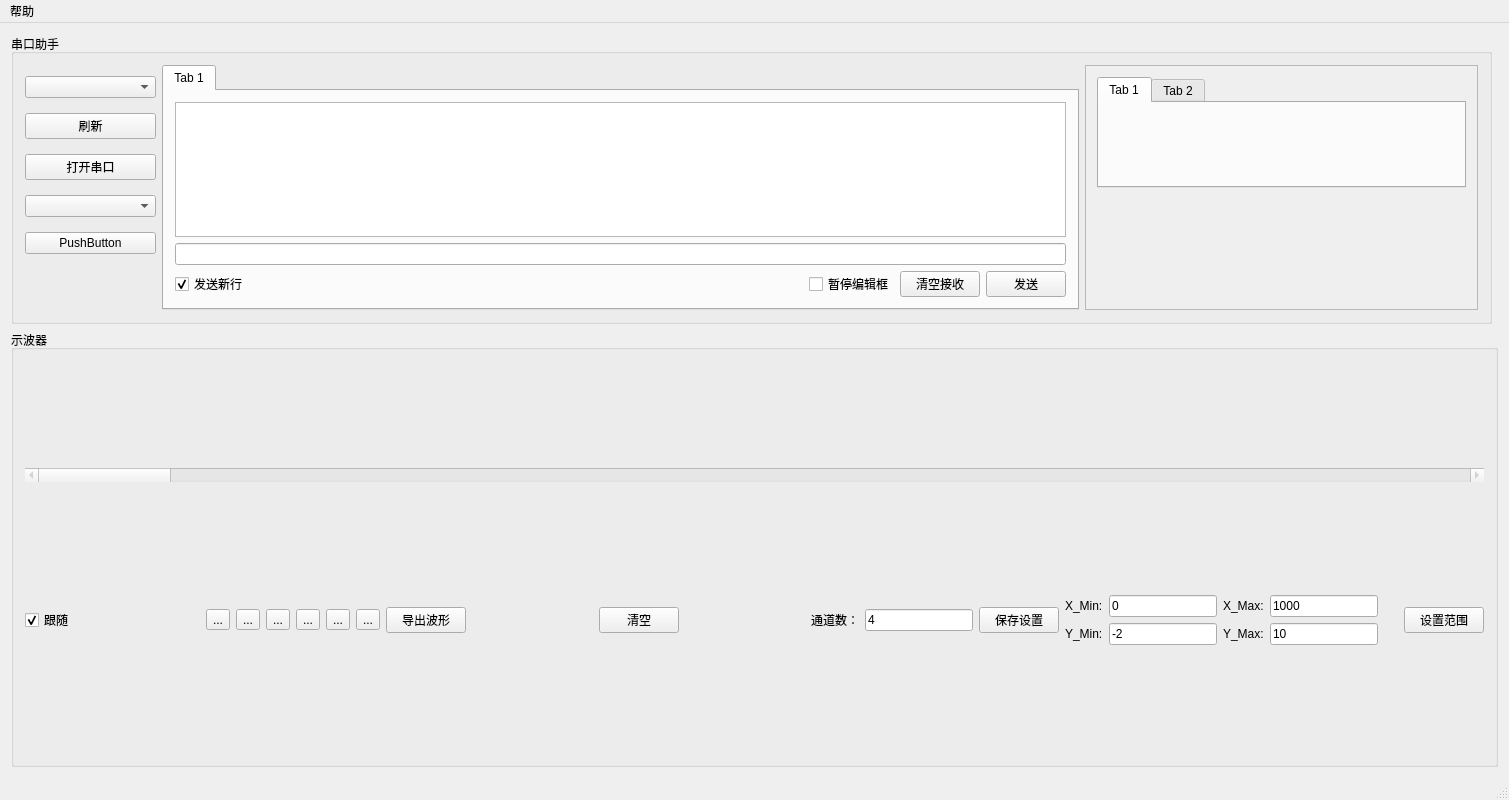
<?xml version="1.0" encoding="UTF-8"?>
<ui version="4.0">
 <class>MainWindow</class>
 <widget class="QMainWindow" name="MainWindow">
  <property name="geometry">
   <rect>
    <x>0</x>
    <y>0</y>
    <width>1509</width>
    <height>800</height>
   </rect>
  </property>
  <property name="sizePolicy">
   <sizepolicy hsizetype="Preferred" vsizetype="Expanding">
    <horstretch>0</horstretch>
    <verstretch>0</verstretch>
   </sizepolicy>
  </property>
  <property name="windowTitle">
   <string>BuptSmartRobot</string>
  </property>
  <property name="windowIcon">
   <iconset>
    <normalon>:/new/prefix1/aaa.jpg</normalon>
   </iconset>
  </property>
  <widget class="QWidget" name="centralWidget">
   <layout class="QGridLayout" name="gridLayout" rowstretch="1,10" columnstretch="0,0">
    <item row="1" column="0" colspan="2">
     <widget class="QGroupBox" name="groupBox">
      <property name="sizePolicy">
       <sizepolicy hsizetype="Preferred" vsizetype="Expanding">
        <horstretch>0</horstretch>
        <verstretch>0</verstretch>
       </sizepolicy>
      </property>
      <property name="title">
       <string>示波器</string>
      </property>
      <layout class="QVBoxLayout" name="verticalLayout_2">
       <item>
        <layout class="QVBoxLayout" name="verticalLayout">
         <property name="sizeConstraint">
          <enum>QLayout::SetMinAndMaxSize</enum>
         </property>
        </layout>
       </item>
       <item>
        <widget class="QScrollBar" name="horizontalScrollBar">
         <property name="enabled">
          <bool>false</bool>
         </property>
         <property name="maximum">
          <number>99</number>
         </property>
         <property name="value">
          <number>0</number>
         </property>
         <property name="orientation">
          <enum>Qt::Horizontal</enum>
         </property>
        </widget>
       </item>
       <item>
        <layout class="QHBoxLayout" name="horizontalLayout">
         <item>
          <widget class="QCheckBox" name="checkBox">
           <property name="sizePolicy">
            <sizepolicy hsizetype="Fixed" vsizetype="Fixed">
             <horstretch>0</horstretch>
             <verstretch>0</verstretch>
            </sizepolicy>
           </property>
           <property name="text">
            <string>跟随</string>
           </property>
           <property name="checked">
            <bool>true</bool>
           </property>
           <property name="tristate">
            <bool>false</bool>
           </property>
          </widget>
         </item>
         <item>
          <spacer name="horizontalSpacer_3">
           <property name="orientation">
            <enum>Qt::Horizontal</enum>
           </property>
           <property name="sizeType">
            <enum>QSizePolicy::MinimumExpanding</enum>
           </property>
           <property name="sizeHint" stdset="0">
            <size>
             <width>40</width>
             <height>20</height>
            </size>
           </property>
          </spacer>
         </item>
         <item>
          <widget class="QToolButton" name="toolButton_X_bigger">
           <property name="text">
            <string>...</string>
           </property>
           <property name="icon">
            <iconset resource="image.qrc">
             <normaloff>:/new/prefix1/Xscale_bigger.png</normaloff>:/new/prefix1/Xscale_bigger.png</iconset>
           </property>
          </widget>
         </item>
         <item>
          <widget class="QToolButton" name="toolButton_X_smaller">
           <property name="text">
            <string>...</string>
           </property>
           <property name="icon">
            <iconset resource="image.qrc">
             <normaloff>:/new/prefix1/Xscale_smaller.png</normaloff>:/new/prefix1/Xscale_smaller.png</iconset>
           </property>
          </widget>
         </item>
         <item>
          <widget class="QToolButton" name="toolButton_bigger">
           <property name="text">
            <string>...</string>
           </property>
           <property name="icon">
            <iconset resource="image.qrc">
             <normaloff>:/new/prefix1/magnifying39.png</normaloff>:/new/prefix1/magnifying39.png</iconset>
           </property>
          </widget>
         </item>
         <item>
          <widget class="QToolButton" name="toolButton_smaller">
           <property name="text">
            <string>...</string>
           </property>
           <property name="icon">
            <iconset resource="image.qrc">
             <normaloff>:/new/prefix1/zoom9.png</normaloff>:/new/prefix1/zoom9.png</iconset>
           </property>
          </widget>
         </item>
         <item>
          <widget class="QToolButton" name="toolButton_normal">
           <property name="text">
            <string>...</string>
           </property>
           <property name="icon">
            <iconset resource="image.qrc">
             <normaloff>:/new/prefix1/cross54.png</normaloff>:/new/prefix1/cross54.png</iconset>
           </property>
          </widget>
         </item>
         <item>
          <widget class="QToolButton" name="toolButton_pull">
           <property name="text">
            <string>...</string>
           </property>
           <property name="icon">
            <iconset resource="image.qrc">
             <normaloff>:/new/prefix1/click.png</normaloff>:/new/prefix1/click.png</iconset>
           </property>
          </widget>
         </item>
         <item>
          <widget class="QPushButton" name="pushButton_save_wave">
           <property name="text">
            <string>导出波形</string>
           </property>
          </widget>
         </item>
         <item>
          <spacer name="horizontalSpacer_4">
           <property name="orientation">
            <enum>Qt::Horizontal</enum>
           </property>
           <property name="sizeType">
            <enum>QSizePolicy::MinimumExpanding</enum>
           </property>
           <property name="sizeHint" stdset="0">
            <size>
             <width>40</width>
             <height>20</height>
            </size>
           </property>
          </spacer>
         </item>
         <item>
          <layout class="QHBoxLayout" name="horizontalLayout_2"/>
         </item>
         <item>
          <widget class="QPushButton" name="pushButton_clear_wave">
           <property name="text">
            <string>清空</string>
           </property>
          </widget>
         </item>
         <item>
          <spacer name="horizontalSpacer_2">
           <property name="orientation">
            <enum>Qt::Horizontal</enum>
           </property>
           <property name="sizeType">
            <enum>QSizePolicy::MinimumExpanding</enum>
           </property>
           <property name="sizeHint" stdset="0">
            <size>
             <width>40</width>
             <height>20</height>
            </size>
           </property>
          </spacer>
         </item>
         <item>
          <widget class="QLabel" name="label_5">
           <property name="text">
            <string>通道数：</string>
           </property>
          </widget>
         </item>
         <item>
          <widget class="QLineEdit" name="lineEdit_wave_num">
           <property name="sizePolicy">
            <sizepolicy hsizetype="Maximum" vsizetype="Fixed">
             <horstretch>0</horstretch>
             <verstretch>0</verstretch>
            </sizepolicy>
           </property>
           <property name="inputMask">
            <string/>
           </property>
           <property name="text">
            <string>4</string>
           </property>
          </widget>
         </item>
         <item>
          <widget class="QPushButton" name="pushButton_save">
           <property name="text">
            <string>保存设置</string>
           </property>
          </widget>
         </item>
         <item>
          <layout class="QGridLayout" name="gridLayout_6">
           <property name="rightMargin">
            <number>20</number>
           </property>
           <item row="1" column="0">
            <widget class="QLabel" name="label_3">
             <property name="sizePolicy">
              <sizepolicy hsizetype="Fixed" vsizetype="Preferred">
               <horstretch>0</horstretch>
               <verstretch>0</verstretch>
              </sizepolicy>
             </property>
             <property name="text">
              <string>Y_Min:</string>
             </property>
            </widget>
           </item>
           <item row="1" column="3">
            <widget class="QLineEdit" name="lineEdit_ymax">
             <property name="sizePolicy">
              <sizepolicy hsizetype="Fixed" vsizetype="Fixed">
               <horstretch>0</horstretch>
               <verstretch>0</verstretch>
              </sizepolicy>
             </property>
             <property name="text">
              <string>10</string>
             </property>
            </widget>
           </item>
           <item row="0" column="2">
            <widget class="QLabel" name="label_2">
             <property name="text">
              <string>X_Max:</string>
             </property>
            </widget>
           </item>
           <item row="0" column="3">
            <widget class="QLineEdit" name="lineEdit_xmax">
             <property name="text">
              <string>1000</string>
             </property>
            </widget>
           </item>
           <item row="1" column="2">
            <widget class="QLabel" name="label">
             <property name="sizePolicy">
              <sizepolicy hsizetype="Fixed" vsizetype="Preferred">
               <horstretch>0</horstretch>
               <verstretch>0</verstretch>
              </sizepolicy>
             </property>
             <property name="text">
              <string>Y_Max:</string>
             </property>
            </widget>
           </item>
           <item row="1" column="1">
            <widget class="QLineEdit" name="lineEdit_ymin">
             <property name="sizePolicy">
              <sizepolicy hsizetype="Fixed" vsizetype="Fixed">
               <horstretch>0</horstretch>
               <verstretch>0</verstretch>
              </sizepolicy>
             </property>
             <property name="text">
              <string>-2</string>
             </property>
            </widget>
           </item>
           <item row="0" column="0">
            <widget class="QLabel" name="label_4">
             <property name="text">
              <string>X_Min:</string>
             </property>
            </widget>
           </item>
           <item row="0" column="1">
            <widget class="QLineEdit" name="lineEdit_xmin">
             <property name="text">
              <string>0</string>
             </property>
            </widget>
           </item>
          </layout>
         </item>
         <item>
          <widget class="QPushButton" name="pushButton_set_range">
           <property name="sizePolicy">
            <sizepolicy hsizetype="Fixed" vsizetype="Fixed">
             <horstretch>0</horstretch>
             <verstretch>0</verstretch>
            </sizepolicy>
           </property>
           <property name="text">
            <string>设置范围</string>
           </property>
          </widget>
         </item>
        </layout>
       </item>
      </layout>
     </widget>
    </item>
    <item row="0" column="0">
     <widget class="QGroupBox" name="groupBox_2">
      <property name="sizePolicy">
       <sizepolicy hsizetype="Preferred" vsizetype="Maximum">
        <horstretch>0</horstretch>
        <verstretch>0</verstretch>
       </sizepolicy>
      </property>
      <property name="styleSheet">
       <string notr="true"/>
      </property>
      <property name="title">
       <string>串口助手</string>
      </property>
      <layout class="QGridLayout" name="gridLayout_7" columnstretch="1,7,3">
       <item row="0" column="0">
        <layout class="QVBoxLayout" name="verticalLayout_5">
         <property name="spacing">
          <number>4</number>
         </property>
         <item>
          <widget class="QComboBox" name="comboBox">
           <property name="layoutDirection">
            <enum>Qt::LeftToRight</enum>
           </property>
           <property name="autoFillBackground">
            <bool>false</bool>
           </property>
          </widget>
         </item>
         <item>
          <widget class="QPushButton" name="pushButton_fresh">
           <property name="text">
            <string>刷新</string>
           </property>
          </widget>
         </item>
         <item>
          <widget class="QPushButton" name="pushButton_open">
           <property name="text">
            <string>打开串口</string>
           </property>
          </widget>
         </item>
         <item>
          <widget class="QComboBox" name="comboBox_baudrate">
           <property name="editable">
            <bool>false</bool>
           </property>
           <property name="currentText">
            <string/>
           </property>
           <property name="currentIndex">
            <number>-1</number>
           </property>
          </widget>
         </item>
         <item>
          <widget class="QPushButton" name="pushButton">
           <property name="text">
            <string>PushButton</string>
           </property>
          </widget>
         </item>
         <item>
          <spacer name="verticalSpacer">
           <property name="orientation">
            <enum>Qt::Vertical</enum>
           </property>
           <property name="sizeType">
            <enum>QSizePolicy::Preferred</enum>
           </property>
           <property name="sizeHint" stdset="0">
            <size>
             <width>20</width>
             <height>40</height>
            </size>
           </property>
          </spacer>
         </item>
        </layout>
       </item>
       <item row="0" column="1">
        <layout class="QVBoxLayout" name="verticalLayout_6">
         <item>
          <widget class="QTabWidget" name="tabWidget">
           <property name="sizePolicy">
            <sizepolicy hsizetype="Expanding" vsizetype="Expanding">
             <horstretch>0</horstretch>
             <verstretch>0</verstretch>
            </sizepolicy>
           </property>
           <property name="currentIndex">
            <number>0</number>
           </property>
           <widget class="QWidget" name="tab">
            <attribute name="title">
             <string>Tab 1</string>
            </attribute>
            <layout class="QVBoxLayout" name="verticalLayout_3">
             <item>
              <widget class="QTextEdit" name="textEdit">
               <property name="sizePolicy">
                <sizepolicy hsizetype="Expanding" vsizetype="Maximum">
                 <horstretch>0</horstretch>
                 <verstretch>0</verstretch>
                </sizepolicy>
               </property>
              </widget>
             </item>
             <item>
              <widget class="QLineEdit" name="lineEdit_send">
               <property name="sizePolicy">
                <sizepolicy hsizetype="Expanding" vsizetype="Maximum">
                 <horstretch>0</horstretch>
                 <verstretch>0</verstretch>
                </sizepolicy>
               </property>
              </widget>
             </item>
             <item>
              <layout class="QHBoxLayout" name="horizontalLayout_3">
               <item>
                <widget class="QCheckBox" name="checkBox_send_newline">
                 <property name="text">
                  <string>发送新行</string>
                 </property>
                 <property name="checked">
                  <bool>true</bool>
                 </property>
                </widget>
               </item>
               <item>
                <spacer name="horizontalSpacer">
                 <property name="orientation">
                  <enum>Qt::Horizontal</enum>
                 </property>
                 <property name="sizeHint" stdset="0">
                  <size>
                   <width>40</width>
                   <height>20</height>
                  </size>
                 </property>
                </spacer>
               </item>
               <item>
                <widget class="QCheckBox" name="checkBox_pause">
                 <property name="text">
                  <string>暂停编辑框</string>
                 </property>
                </widget>
               </item>
               <item>
                <widget class="QPushButton" name="pushButton_clear">
                 <property name="text">
                  <string>清空接收</string>
                 </property>
                </widget>
               </item>
               <item>
                <widget class="QPushButton" name="pushButton_send">
                 <property name="text">
                  <string>发送</string>
                 </property>
                </widget>
               </item>
              </layout>
             </item>
            </layout>
           </widget>
          </widget>
         </item>
        </layout>
       </item>
       <item row="0" column="2">
        <layout class="QVBoxLayout" name="verticalLayout_7">
         <item>
          <widget class="QScrollArea" name="scrollArea">
           <property name="sizePolicy">
            <sizepolicy hsizetype="Expanding" vsizetype="Expanding">
             <horstretch>0</horstretch>
             <verstretch>0</verstretch>
            </sizepolicy>
           </property>
           <property name="minimumSize">
            <size>
             <width>0</width>
             <height>245</height>
            </size>
           </property>
           <property name="widgetResizable">
            <bool>true</bool>
           </property>
           <widget class="QWidget" name="scrollAreaWidgetContents">
            <property name="geometry">
             <rect>
              <x>0</x>
              <y>0</y>
              <width>389</width>
              <height>243</height>
             </rect>
            </property>
            <layout class="QGridLayout" name="gridLayout_2">
             <item row="0" column="0">
              <layout class="QGridLayout" name="gridLayout_3">
               <item row="4" column="0">
                <spacer name="verticalSpacer_2">
                 <property name="orientation">
                  <enum>Qt::Vertical</enum>
                 </property>
                 <property name="sizeHint" stdset="0">
                  <size>
                   <width>20</width>
                   <height>40</height>
                  </size>
                 </property>
                </spacer>
               </item>
               <item row="3" column="0">
                <widget class="QTabWidget" name="tabWidget_2">
                 <widget class="QWidget" name="tab_fast_button">
                  <attribute name="title">
                   <string>Tab 1</string>
                  </attribute>
                  <layout class="QGridLayout" name="gridLayout_5">
                   <item row="0" column="0">
                    <layout class="QGridLayout" name="gridLayout_4"/>
                   </item>
                  </layout>
                 </widget>
                 <widget class="QWidget" name="tab_3">
                  <attribute name="title">
                   <string>Tab 2</string>
                  </attribute>
                 </widget>
                </widget>
               </item>
              </layout>
             </item>
            </layout>
           </widget>
          </widget>
         </item>
        </layout>
       </item>
      </layout>
     </widget>
    </item>
   </layout>
  </widget>
  <widget class="QMenuBar" name="menuBar">
   <property name="enabled">
    <bool>true</bool>
   </property>
   <property name="geometry">
    <rect>
     <x>0</x>
     <y>0</y>
     <width>1509</width>
     <height>26</height>
    </rect>
   </property>
   <property name="defaultUp">
    <bool>true</bool>
   </property>
   <property name="nativeMenuBar">
    <bool>true</bool>
   </property>
   <widget class="QMenu" name="menubang_z">
    <property name="title">
     <string>帮助</string>
    </property>
    <addaction name="actionabout"/>
   </widget>
   <addaction name="menubang_z"/>
  </widget>
  <widget class="QStatusBar" name="statusBar"/>
  <action name="actionabout">
   <property name="text">
    <string>关于</string>
   </property>
  </action>
 </widget>
 <layoutdefault spacing="6" margin="11"/>
 <resources>
  <include location="image.qrc"/>
 </resources>
 <connections>
  <connection>
   <sender>lineEdit_ymin</sender>
   <signal>returnPressed()</signal>
   <receiver>pushButton_set_range</receiver>
   <slot>click()</slot>
   <hints>
    <hint type="sourcelabel">
     <x>735</x>
     <y>474</y>
    </hint>
    <hint type="destinationlabel">
     <x>824</x>
     <y>474</y>
    </hint>
   </hints>
  </connection>
  <connection>
   <sender>lineEdit_ymax</sender>
   <signal>returnPressed()</signal>
   <receiver>pushButton_set_range</receiver>
   <slot>click()</slot>
   <hints>
    <hint type="sourcelabel">
     <x>609</x>
     <y>474</y>
    </hint>
    <hint type="destinationlabel">
     <x>824</x>
     <y>474</y>
    </hint>
   </hints>
  </connection>
  <connection>
   <sender>lineEdit_send</sender>
   <signal>returnPressed()</signal>
   <receiver>pushButton_send</receiver>
   <slot>click()</slot>
   <hints>
    <hint type="sourcelabel">
     <x>480</x>
     <y>164</y>
    </hint>
    <hint type="destinationlabel">
     <x>820</x>
     <y>223</y>
    </hint>
   </hints>
  </connection>
 </connections>
</ui>
